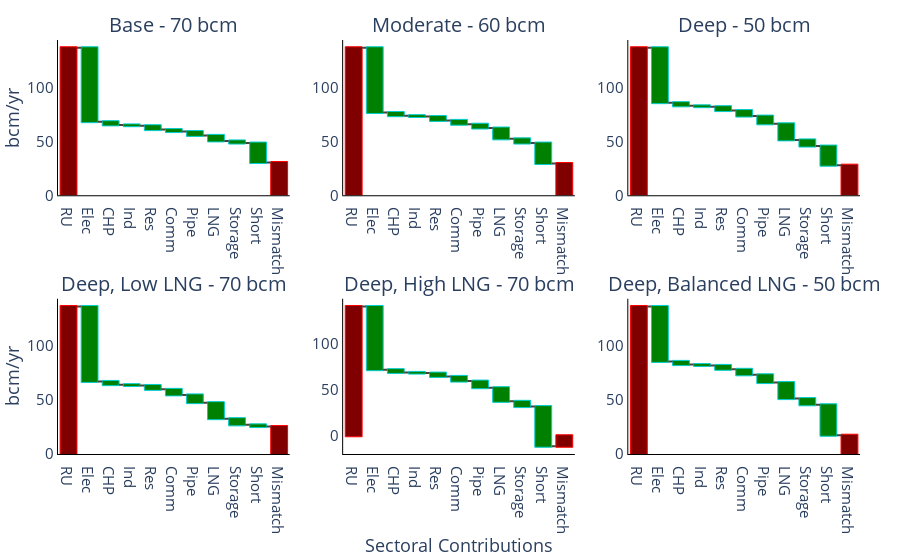

The notebook cell saved with this chart:
### Code cell
Sumdf = pd.read_csv("C:\\Users\\mike_\\OneDrive\\Documents\\PhD\\ZERO_Lab\\Russian_Gas\\Plotting\\Plot6Pies.csv", header = 'infer', sep = ',')
fig = make_subplots(rows=2, cols=3, subplot_titles=("Base - 70 bcm", "Moderate - 60 bcm", "Deep - 50 bcm", "Deep, Low LNG - 70 bcm", "Deep, High LNG - 70 bcm", "Deep, Balanced LNG - 50 bcm"))
fig1 = fig.add_trace(go.Waterfall(
    orientation = "v",
    x = ["RU", "Elec", "CHP", "Ind", "Res", "Comm", "Pipe", "LNG", "Storage", "Short", "Mismatch"],
    measure =["absolute", "relative", "relative", "relative", "relative", "relative", "relative", "relative", "relative","relative","total"],
    y = Sumdf['Base70plot'].to_list(), base = 0,
    decreasing = {"marker":{"color":"green", "line":{"color":"darkturquoise", "width":1}}},
    totals = {"marker":{"color":"maroon", "line":{"color":"red", "width":1}}}
),row=1, col=1)
fig.update_traces(textangle=-45, selector=dict(type='waterfall'))
fig1.update_layout(waterfallgap = 0.2)
fig2 = fig.add_trace(go.Waterfall(
    orientation = "v",
    x = ["RU", "Elec", "CHP", "Ind", "Res", "Comm", "Pipe", "LNG", "Storage", "Short", "Mismatch"],
    measure =["absolute", "relative", "relative", "relative", "relative", "relative", "relative", "relative", "relative","relative","total"],
    y = Sumdf['Moderate60'].to_list(), base = 0,
    decreasing = {"marker":{"color":"green", "line":{"color":"darkturquoise", "width":1}}},
    totals = {"marker":{"color":"maroon", "line":{"color":"red", "width":1}}}
),row=1, col=2)
fig.update_traces(textangle=-45, selector=dict(type='waterfall'))
fig2.update_layout(waterfallgap = 0.2)
fig3 = fig.add_trace(go.Waterfall(
    orientation = "v",
    x = ["RU", "Elec", "CHP", "Ind", "Res", "Comm", "Pipe", "LNG", "Storage", "Short", "Mismatch"],
    measure =["absolute", "relative", "relative", "relative", "relative", "relative", "relative", "relative", "relative","relative","total"],
    y = Sumdf['Deep50'].to_list(), base = 0,
    decreasing = {"marker":{"color":"green", "line":{"color":"darkturquoise", "width":1}}},
    totals = {"marker":{"color":"maroon", "line":{"color":"red", "width":1}}}
),row=1, col=3)
fig.update_traces(textangle=-45, selector=dict(type='waterfall'))
fig3.update_layout(waterfallgap = 0.2)
fig4 = fig.add_trace(go.Waterfall(
    orientation = "v",
    x = ["RU", "Elec", "CHP", "Ind", "Res", "Comm", "Pipe", "LNG", "Storage", "Short", "Mismatch"],
    measure =["absolute", "relative", "relative", "relative", "relative", "relative", "relative", "relative", "relative","relative","total"],
    y = Sumdf['Deep70'].to_list(), base = 0,
    decreasing = {"marker":{"color":"green", "line":{"color":"darkturquoise", "width":1}}},
    totals = {"marker":{"color":"maroon", "line":{"color":"red", "width":1}}}
),row=2, col=1)
fig.update_traces(textangle=-45, selector=dict(type='waterfall'))
fig4.update_layout(waterfallgap = 0.2)
fig5 = fig.add_trace(go.Waterfall(
    orientation = "v",
    x = ["RU", "Elec", "CHP", "Ind", "Res", "Comm", "Pipe", "LNG", "Storage", "Short", "Mismatch"],
    measure =["absolute", "relative", "relative", "relative", "relative", "relative", "relative", "relative", "relative","relative","total"],
    y = Sumdf['Deep70LNG'].to_list(), base = 0,
    increasing = {"marker":{"color":"dodgerblue", "line":{"color":"deep sky blue", "width":1}}},
    decreasing = {"marker":{"color":"green", "line":{"color":"darkturquoise", "width":1}}},
    totals = {"marker":{"color":"maroon", "line":{"color":"red", "width":1}}}
),row=2, col=2)
fig5.update_layout(waterfallgap = 0.2)
fig6 = fig.add_trace(go.Waterfall(
    orientation = "v",
    x = ["RU", "Elec", "CHP", "Ind", "Res", "Comm", "Pipe", "LNG", "Storage", "Short", "Mismatch"],
    measure =["absolute", "relative", "relative", "relative", "relative", "relative", "relative", "relative", "relative","relative","total"],
    y = Sumdf['Deep70Mix'].to_list(), base = 0,
    decreasing = {"marker":{"color":"green", "line":{"color":"darkturquoise", "width":1}}},
    totals = {"marker":{"color":"maroon", "line":{"color":"red", "width":1}}}
),row=2, col=3)
fig5.update_layout(waterfallgap = 0.2)
fig.update_traces(textangle=45, selector=dict(type='waterfall'))
fig.update_layout(
    margin=dict(l=40, r=40, t=40, b=40),
    paper_bgcolor="white",
    showlegend=False,
    plot_bgcolor="white",
    font_size = 15,
    grid_xgap=0.01,
    grid_ygap=0.01
)
fig.update_xaxes(linecolor="black")
fig.update_xaxes(title_text="Sectoral Contributions", row=2, col=2, title_standoff=2)
fig.update_yaxes(title_text="bcm/yr", row=1,col=1, title_standoff=2)
fig.update_yaxes(title_text="bcm/yr", row=2,col=1, title_standoff=2)
fig.update_yaxes(linecolor="black")
fig.update_annotations(font_size=20)
fig.write_image("waterfall.png", width=1200, height=700, scale=4)
fig.show()

### Figure 1 — Plotly figure (JSON) as saved in the notebook; plotly's stock layout.template omitted (floating-point values rounded to 4 significant figures)
{"data": [{"base": 0, "decreasing": {"marker": {"color": "green", "line": {"color": "darkturquoise", "width": 1}}}, "measure": ["absolute", "relative", "relative", "relative", "relative", "relative", "relative", "relative", "relative", "relative", "total"], "orientation": "v", "textangle": 45, "totals": {"marker": {"color": "maroon", "line": {"color": "red", "width": 1}}}, "type": "waterfall", "x": ["RU", "Elec", "CHP", "Ind", "Res", "Comm", "Pipe", "LNG", "Storage", "Short", "Mismatch"], "xaxis": "x", "y": [136.6, -68.45, -2.96, -0.77, -3.6, -1.815, -3.537, -5.129, -1.978, -18.03, -27.85, -2.979, -3.214, 3.741], "yaxis": "y"}, {"base": 0, "decreasing": {"marker": {"color": "green", "line": {"color": "darkturquoise", "width": 1}}}, "measure": ["absolute", "relative", "relative", "relative", "relative", "relative", "relative", "relative", "relative", "relative", "total"], "orientation": "v", "textangle": 45, "totals": {"marker": {"color": "maroon", "line": {"color": "red", "width": 1}}}, "type": "waterfall", "x": ["RU", "Elec", "CHP", "Ind", "Res", "Comm", "Pipe", "LNG", "Storage", "Short", "Mismatch"], "xaxis": "x2", "y": [136.6, -59.94, -2.96, -0.77, -3.6, -3.524, -3.537, -10.04, -3.871, -18.95, -29.22, -3.176, -2.05, 5.056], "yaxis": "y2"}, {"base": 0, "decreasing": {"marker": {"color": "green", "line": {"color": "darkturquoise", "width": 1}}}, "measure": ["absolute", "relative", "relative", "relative", "relative", "relative", "relative", "relative", "relative", "relative", "total"], "orientation": "v", "textangle": 45, "totals": {"marker": {"color": "maroon", "line": {"color": "red", "width": 1}}}, "type": "waterfall", "x": ["RU", "Elec", "CHP", "Ind", "Res", "Comm", "Pipe", "LNG", "Storage", "Short", "Mismatch"], "xaxis": "x3", "y": [136.6, -50.83, -2.96, -0.77, -3.6, -5.106, -7.183, -14.85, -5.727, -17.7, -28.39, -2.918, -0.2222, 3.68], "yaxis": "y3"}, {"base": 0, "decreasing": {"marker": {"color": "green", "line": {"color": "darkturquoise", "width": 1}}}, "measure": ["absolute", "relative", "relative", "relative", "relative", "relative", "relative", "relative", "relative", "relative", "total"], "orientation": "v", "textangle": 45, "totals": {"marker": {"color": "maroon", "line": {"color": "red", "width": 1}}}, "type": "waterfall", "x": ["RU", "Elec", "CHP", "Ind", "Res", "Comm", "Pipe", "LNG", "Storage", "Short", "Mismatch"], "xaxis": "x4", "y": [136.6, -69.4, -2.96, -0.77, -3.6, -5.106, -7.183, -14.85, -5.727, -1.567, -26.15, -0.6167, -0.2222, 1.58], "yaxis": "y4"}, {"base": 0, "decreasing": {"marker": {"color": "green", "line": {"color": "darkturquoise", "width": 1}}}, "increasing": {"marker": {"color": "dodgerblue", "line": {"color": "deep sky blue", "width": 1}}}, "measure": ["absolute", "relative", "relative", "relative", "relative", "relative", "relative", "relative", "relative", "relative", "total"], "orientation": "v", "textangle": 45, "totals": {"marker": {"color": "maroon", "line": {"color": "red", "width": 1}}}, "type": "waterfall", "x": ["RU", "Elec", "CHP", "Ind", "Res", "Comm", "Pipe", "LNG", "Storage", "Short", "Mismatch"], "xaxis": "x5", "y": [140.8, -68.8, -2.96, -0.77, -3.6, -5.106, -7.183, -14.85, -5.727, -43.18, 10.65, 5.222, -0.02108, -4.459], "yaxis": "y5"}, {"base": 0, "decreasing": {"marker": {"color": "green", "line": {"color": "darkturquoise", "width": 1}}}, "measure": ["absolute", "relative", "relative", "relative", "relative", "relative", "relative", "relative", "relative", "relative", "total"], "orientation": "v", "textangle": 45, "totals": {"marker": {"color": "maroon", "line": {"color": "red", "width": 1}}}, "type": "waterfall", "x": ["RU", "Elec", "CHP", "Ind", "Res", "Comm", "Pipe", "LNG", "Storage", "Short", "Mismatch"], "xaxis": "x6", "y": [136.6, -50.83, -2.96, -0.77, -3.6, -5.106, -7.183, -14.85, -5.727, -28.18, -17.94, -1.802, -0.2222, 2.565], "yaxis": "y6"}], "layout": {"annotations": [{"font": {"size": 20}, "showarrow": false, "text": "Base - 70 bcm", "x": 0.1444, "xanchor": "center", "xref": "paper", "y": 1, "yanchor": "bottom", "yref": "paper"}, {"font": {"size": 20}, "showarrow": false, "text": "Moderate - 60 bcm", "x": 0.5, "xanchor": "center", "xref": "paper", "y": 1, "yanchor": "bottom", "yref": "paper"}, {"font": {"size": 20}, "showarrow": false, "text": "Deep - 50 bcm", "x": 0.8556, "xanchor": "center", "xref": "paper", "y": 1, "yanchor": "bottom", "yref": "paper"}, {"font": {"size": 20}, "showarrow": false, "text": "Deep, Low LNG - 70 bcm", "x": 0.1444, "xanchor": "center", "xref": "paper", "y": 0.375, "yanchor": "bottom", "yref": "paper"}, {"font": {"size": 20}, "showarrow": false, "text": "Deep, High LNG - 70 bcm", "x": 0.5, "xanchor": "center", "xref": "paper", "y": 0.375, "yanchor": "bottom", "yref": "paper"}, {"font": {"size": 20}, "showarrow": false, "text": "Deep, Balanced LNG - 50 bcm", "x": 0.8556, "xanchor": "center", "xref": "paper", "y": 0.375, "yanchor": "bottom", "yref": "paper"}], "font": {"size": 15}, "grid": {"xgap": 0.01, "ygap": 0.01}, "margin": {"b": 40, "l": 40, "r": 40, "t": 40}, "paper_bgcolor": "white", "plot_bgcolor": "white", "showlegend": false, "waterfallgap": 0.2, "xaxis": {"anchor": "y", "domain": [0, 0.2889], "linecolor": "black"}, "xaxis2": {"anchor": "y2", "domain": [0.3556, 0.6444], "linecolor": "black"}, "xaxis3": {"anchor": "y3", "domain": [0.7111, 1], "linecolor": "black"}, "xaxis4": {"anchor": "y4", "domain": [0, 0.2889], "linecolor": "black"}, "xaxis5": {"anchor": "y5", "domain": [0.3556, 0.6444], "linecolor": "black", "title": {"standoff": 2, "text": "Sectoral Contributions"}}, "xaxis6": {"anchor": "y6", "domain": [0.7111, 1], "linecolor": "black"}, "yaxis": {"anchor": "x", "domain": [0.625, 1], "linecolor": "black", "title": {"standoff": 2, "text": "bcm/yr"}}, "yaxis2": {"anchor": "x2", "domain": [0.625, 1], "linecolor": "black"}, "yaxis3": {"anchor": "x3", "domain": [0.625, 1], "linecolor": "black"}, "yaxis4": {"anchor": "x4", "domain": [0, 0.375], "linecolor": "black", "title": {"standoff": 2, "text": "bcm/yr"}}, "yaxis5": {"anchor": "x5", "domain": [0, 0.375], "linecolor": "black"}, "yaxis6": {"anchor": "x6", "domain": [0, 0.375], "linecolor": "black"}}}
